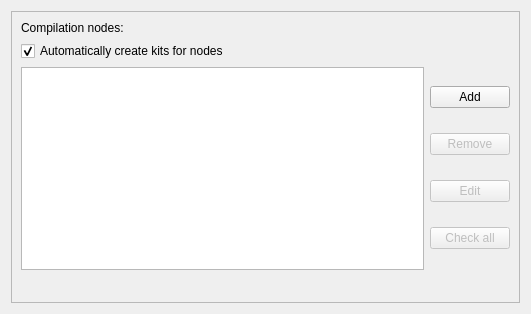
<?xml version="1.0" encoding="UTF-8"?>
<ui version="4.0">
 <class>RemoteCompilerSettingsWidget</class>
 <widget class="QWidget" name="RemoteCompilerSettingsWidget">
  <property name="enabled">
   <bool>true</bool>
  </property>
  <property name="geometry">
   <rect>
    <x>0</x>
    <y>0</y>
    <width>531</width>
    <height>314</height>
   </rect>
  </property>
  <property name="windowTitle">
   <string>Remote compiler configuration</string>
  </property>
  <property name="layoutDirection">
   <enum>Qt::LeftToRight</enum>
  </property>
  <layout class="QVBoxLayout" name="verticalLayout_2">
   <item>
    <widget class="QFrame" name="CNTFrame">
     <property name="frameShape">
      <enum>QFrame::StyledPanel</enum>
     </property>
     <property name="frameShadow">
      <enum>QFrame::Raised</enum>
     </property>
     <layout class="QGridLayout" name="gridLayout_2">
      <property name="sizeConstraint">
       <enum>QLayout::SetMinAndMaxSize</enum>
      </property>
      <property name="leftMargin">
       <number>9</number>
      </property>
      <item row="0" column="0">
       <widget class="QLabel" name="CNTLabel">
        <property name="text">
         <string>Compilation nodes:</string>
        </property>
       </widget>
      </item>
      <item row="1" column="0">
       <widget class="QCheckBox" name="createKitsCheckBox">
        <property name="text">
         <string>Automatically create kits for nodes</string>
        </property>
        <property name="checked">
         <bool>true</bool>
        </property>
       </widget>
      </item>
      <item row="2" column="0">
       <widget class="QTableView" name="CNTableView">
        <property name="minimumSize">
         <size>
          <width>400</width>
          <height>200</height>
         </size>
        </property>
        <property name="selectionMode">
         <enum>QAbstractItemView::SingleSelection</enum>
        </property>
        <property name="selectionBehavior">
         <enum>QAbstractItemView::SelectRows</enum>
        </property>
       </widget>
      </item>
      <item row="2" column="1">
       <layout class="QVBoxLayout" name="verticalLayout">
        <item>
         <widget class="QPushButton" name="addCNButton">
          <property name="text">
           <string>Add</string>
          </property>
         </widget>
        </item>
        <item>
         <widget class="QPushButton" name="removeCNButton">
          <property name="enabled">
           <bool>false</bool>
          </property>
          <property name="text">
           <string>Remove</string>
          </property>
         </widget>
        </item>
        <item>
         <widget class="QPushButton" name="editCNButton">
          <property name="enabled">
           <bool>false</bool>
          </property>
          <property name="text">
           <string>Edit</string>
          </property>
         </widget>
        </item>
        <item>
         <widget class="QPushButton" name="checkAllCNSButton">
          <property name="enabled">
           <bool>false</bool>
          </property>
          <property name="text">
           <string>Check all</string>
          </property>
         </widget>
        </item>
       </layout>
      </item>
      <item row="4" column="0" rowspan="2">
       <layout class="QHBoxLayout" name="horizontalLayout">
        <property name="sizeConstraint">
         <enum>QLayout::SetFixedSize</enum>
        </property>
        <item>
         <widget class="QLabel" name="CNWarningIcon">
          <property name="minimumSize">
           <size>
            <width>17</width>
            <height>17</height>
           </size>
          </property>
          <property name="maximumSize">
           <size>
            <width>17</width>
            <height>17</height>
           </size>
          </property>
          <property name="text">
           <string/>
          </property>
          <property name="pixmap">
           <pixmap>:/core/images/warning.png</pixmap>
          </property>
         </widget>
        </item>
        <item>
         <widget class="QLabel" name="CNWarningLabel">
          <property name="text">
           <string/>
          </property>
         </widget>
        </item>
       </layout>
      </item>
     </layout>
    </widget>
   </item>
  </layout>
 </widget>
 <resources/>
 <connections/>
</ui>
